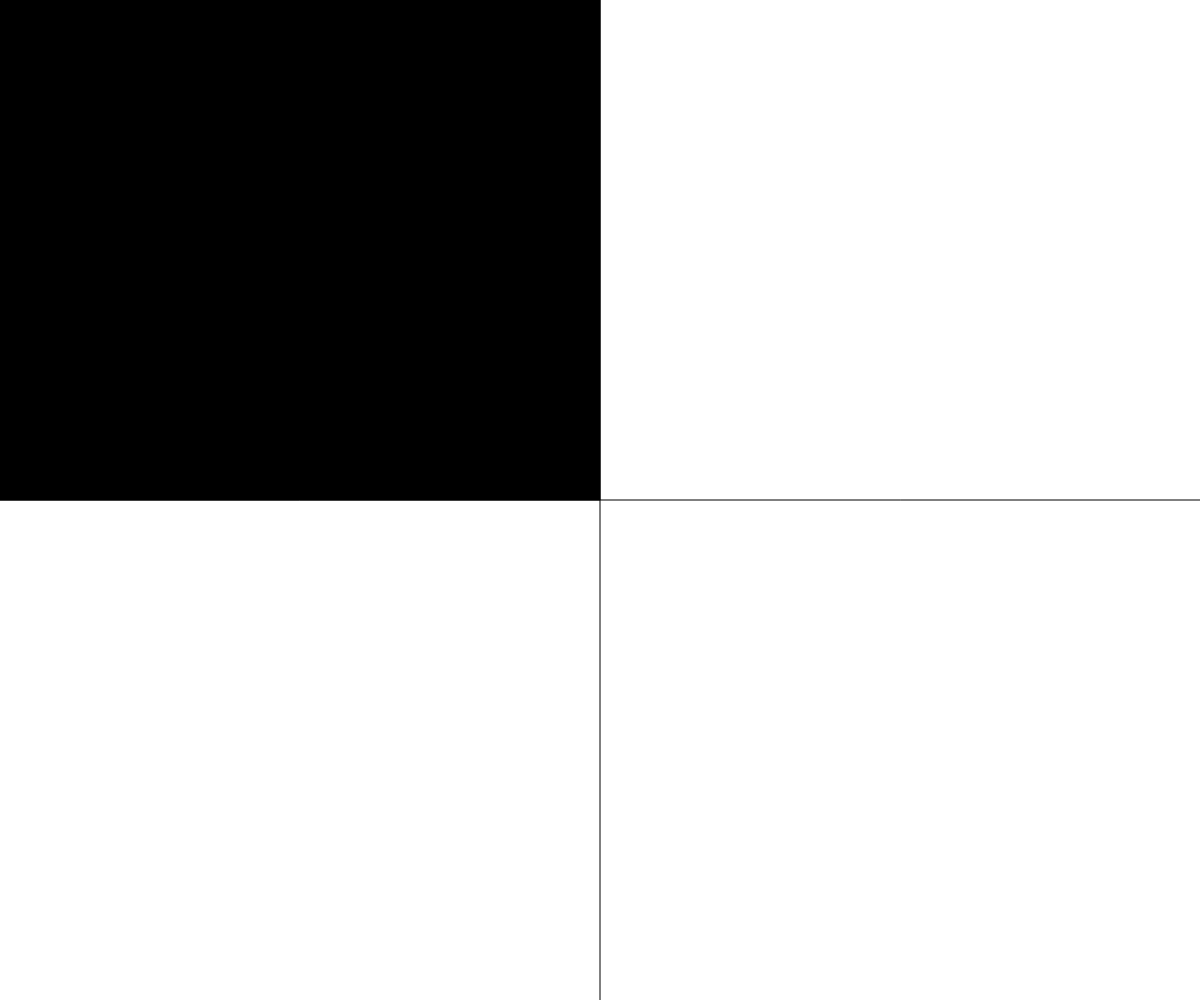
Frame 1 (no input)
Frame 60 (no input): identical to frame 1, image omitted
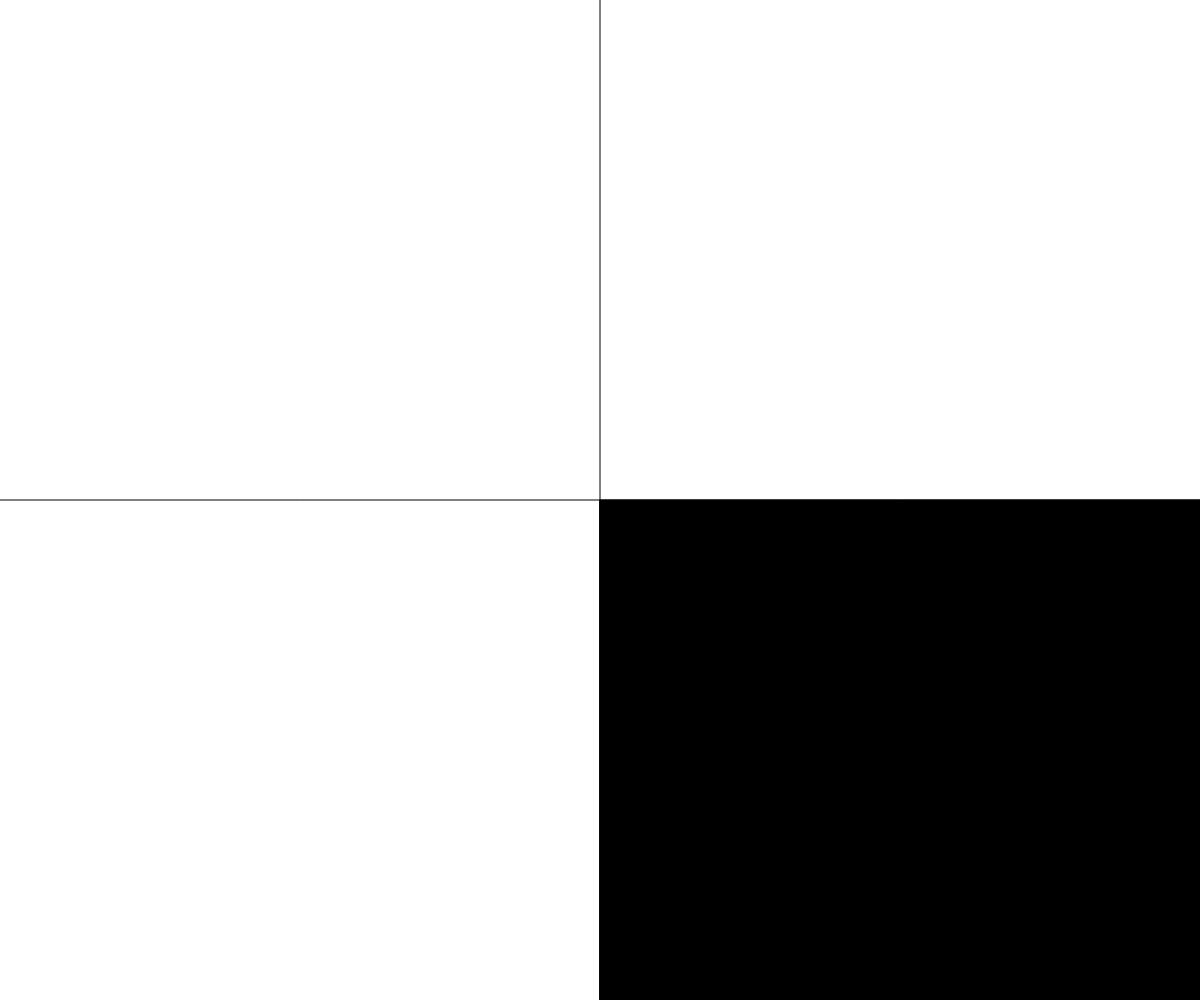
Frame 120 (the mouse pressed at the canvas centre since frame 60)

The p5.js sketch that drew these frames (run headless with seeded random() and noise() and a simulated clock; from frame 60 on, the mouse is pressed at the canvas centre):

// p5.js sketch
// ── sketch.js
// refactoring factor 
// ahmad fayed
// dec 2 
//
// Extra for Experts:
// - refactoring code

let a,b,c,d;
function setup() {
  createCanvas(windowWidth, windowHeight);
  a=200; 
  b=300; 
  c=random(3,8); 
  d=random(3,8);
}
function draw() {
  movement();
  background(80,80,80);
  rect(a,b,250,75);
}
function movement(){
  a+=c; b+=d;// random movement of the rectangle 
  if (b>=height-75||b<=0){ // verticle movement of the rectangle 
    d=d*-1;
  }
  if (a>=width-250||a<=0){ // horizontal movemnet of the rectangle 
    c=c*-1;
  }
}


// part two 

// This example is adapted from Learning Processing Example 5-3 by Daniel Shiffman
// http://www.learningprocessing.com
// Refactor the following code. Be sure the refactored version:
//  - is readable
//  - is able to work easily with any canvas size

function setup() {
  createCanvas(windowWidth, windowHeight);
}
function draw() {
  background(255);
  line(width/2, 0, width/2,height); // verticle line
  line(0,height/2,width,height/2); // horzontal line 
  rectangle();
}

function rectangle (){
  if (mouseY < height/2 && mouseX < width/2){ // IF THE MOUSE IS ONN  THE TOP LEFT
    fill(0);
    rect(0,0,width/2,height/2);
  }
  else if (mouseY < height/2 && mouseX > width/2){  // IF THE MOUSE IS ON THE TOP RIGHT
    fill(0);
    rect(width/2,0,width/2,height/2);
  }
  else if (mouseY > height/2 && mouseX < width/2){ // IF THE MOUSE IS ON THE BOTTTOM RIGHT
    fill(0);
    rect(0,height/2,width/2,height/2);
  }

  else {
    fill(0);
    rect(width/2,height/2,width/2,height/2); // IF THE MOUSE IS ON THE BOTTOOM LEFT
  } 
}
